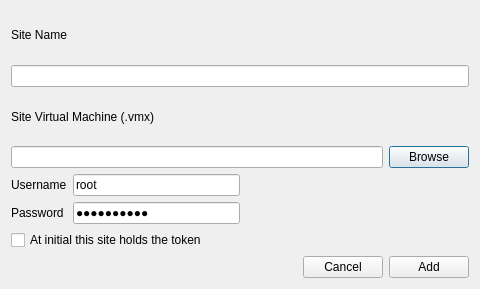
<?xml version="1.0" encoding="UTF-8"?>
<ui version="4.0">
 <class>AddSiteDialog</class>
 <widget class="QDialog" name="AddSiteDialog">
  <property name="windowModality">
   <enum>Qt::WindowModal</enum>
  </property>
  <property name="geometry">
   <rect>
    <x>0</x>
    <y>0</y>
    <width>480</width>
    <height>289</height>
   </rect>
  </property>
  <property name="windowTitle">
   <string>Add Site</string>
  </property>
  <layout class="QVBoxLayout" name="verticalLayout">
   <item>
    <widget class="QLabel" name="label">
     <property name="text">
      <string>Site Name</string>
     </property>
    </widget>
   </item>
   <item>
    <widget class="QLineEdit" name="txtSiteName"/>
   </item>
   <item>
    <widget class="QLabel" name="label_2">
     <property name="text">
      <string>Site Virtual Machine (.vmx)</string>
     </property>
    </widget>
   </item>
   <item>
    <layout class="QHBoxLayout" name="horizontalLayout">
     <item>
      <widget class="QLineEdit" name="txtVmxAddress"/>
     </item>
     <item>
      <widget class="QPushButton" name="btnBrowse">
       <property name="text">
        <string>Browse</string>
       </property>
      </widget>
     </item>
    </layout>
   </item>
   <item>
    <layout class="QHBoxLayout" name="horizontalLayout_3">
     <item>
      <layout class="QFormLayout" name="formLayout">
       <item row="0" column="0">
        <widget class="QLabel" name="label_3">
         <property name="text">
          <string>Username</string>
         </property>
        </widget>
       </item>
       <item row="0" column="1">
        <widget class="QLineEdit" name="txtUsername">
         <property name="text">
          <string>root</string>
         </property>
        </widget>
       </item>
       <item row="1" column="0">
        <widget class="QLabel" name="label_4">
         <property name="text">
          <string>Password</string>
         </property>
        </widget>
       </item>
       <item row="1" column="1">
        <widget class="QLineEdit" name="txtPassword">
         <property name="text">
          <string>abforce123</string>
         </property>
         <property name="echoMode">
          <enum>QLineEdit::Password</enum>
         </property>
        </widget>
       </item>
      </layout>
     </item>
     <item>
      <spacer name="horizontalSpacer_2">
       <property name="orientation">
        <enum>Qt::Horizontal</enum>
       </property>
       <property name="sizeHint" stdset="0">
        <size>
         <width>40</width>
         <height>20</height>
        </size>
       </property>
      </spacer>
     </item>
    </layout>
   </item>
   <item>
    <widget class="QCheckBox" name="chkInitialHolder">
     <property name="text">
      <string>At initial this site holds the token</string>
     </property>
    </widget>
   </item>
   <item>
    <layout class="QHBoxLayout" name="horizontalLayout_2">
     <item>
      <spacer name="horizontalSpacer">
       <property name="orientation">
        <enum>Qt::Horizontal</enum>
       </property>
       <property name="sizeHint" stdset="0">
        <size>
         <width>40</width>
         <height>20</height>
        </size>
       </property>
      </spacer>
     </item>
     <item>
      <widget class="QPushButton" name="btnCancel">
       <property name="text">
        <string>Cancel</string>
       </property>
      </widget>
     </item>
     <item>
      <widget class="QPushButton" name="btnAdd">
       <property name="text">
        <string>Add</string>
       </property>
      </widget>
     </item>
    </layout>
   </item>
  </layout>
 </widget>
 <resources/>
 <connections/>
</ui>
